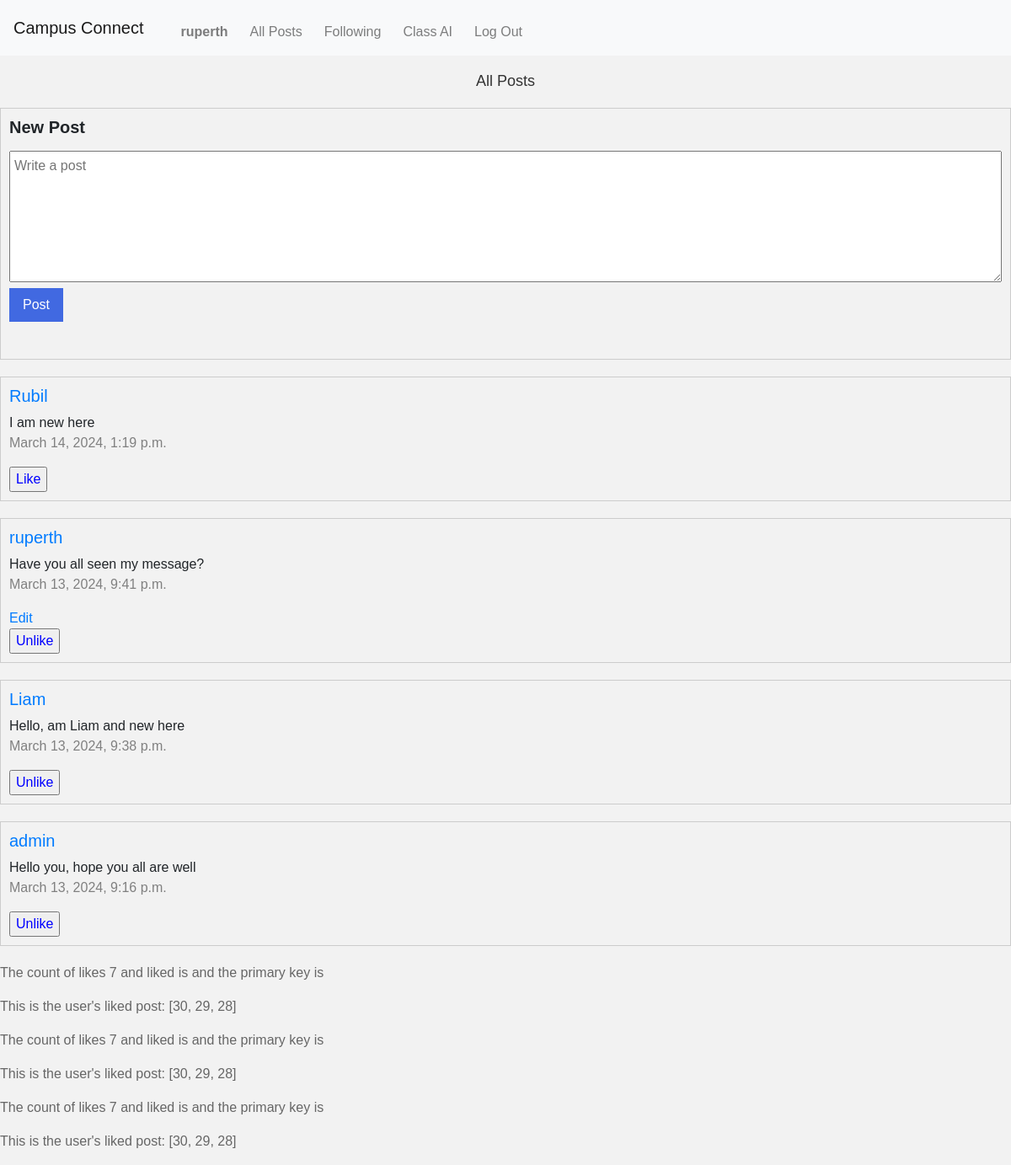
The app's page / (signed in) with its own data.
### network/models.py (models this page shows, shortened)
class User(AbstractUser):
    pass

class Post(models.Model):
    text = models.TextField(default='')
    user = models.ForeignKey(User, on_delete=models.CASCADE)
    created_at = models.DateTimeField(auto_now_add=True)

### network/views.py (the view)
# urls.py: path("", views.index, name="index"),
def index(request):
    if request.method == "POST":
        message = 'Character length must be more than 3!'
        new_post = request.POST["new_post"]
        d = datetime.now()
        posts = Post(text=new_post, user=request.user, created_at=d.strftime("%b %d, %Y, %I:%M %p"))
        if posts.is_content_valid() == False:
            return render(request, "network/index.html", {"message": message})
        posts.save()
        return redirect("index")
    else:
        posts = Post.objects.order_by("-created_at")
        likes = Like.objects.all()
        liked = Like.objects.filter(user_id=request.user.id)
        liked_post_ids = [like.post_id for like in liked]
        likes_count = likes.count()
        return render(request, "network/index.html", {"posts": posts, "likes_count": likes_count, "likes":likes, "liked_post_ids":liked_post_ids,})

### network/templates/network/index.html (shortened to what this page needs)
{% extends "network/layout.html" %}
{% load static %}
{% block body %}
    <div id="posts-form">
        <div id="heading-align"><h2>All Posts</h2></div>
        {% if user.is_authenticated %}
        <div id="new-posts">
            <form action="" method="post" id="postForm">
                <label><h5><strong>New Post</strong></h5></label><br>
                <textarea placeholder="Write a post" id="posts" rows="6" cols="80" name="new_post"></textarea><br>
                <input type="submit" id="btn-post" value="Post">
            </form><br>
        </div>
        {% endif %}
        <div>
            {% for post in posts %}
            <div id="new-posts">
                {% if user.is_authenticated %}
                    <a href="{% url 'profile' post.user.pk %}"><h5>{{post.user}}</h5></a>
                    {{post.text}}
                    <p class="date">{{post.created_at}}</p>
                    {% if post.user.username == user.username %}
                        <a href="{% url 'edit' post.pk %}">Edit</a>
                    {% endif %}
                    <form action="{% url 'like' post.pk %}" method="post" id="likes">
                            {% if post.id not in liked_post_ids %}
                            <input type="submit" value="Like" id="like-btn" class="follow-btn">
                            {% else %}
                            <input type="submit" value="Unlike" id="unlike-btn" class="follow-btn">
                            {% endif %}
                    </form>
                {% else %}
                <h5>{{post.user}}</h5><br>
                {{post.text}}
                <p class="date">{{post.created_at}}</p>
                {% endif %}
            </div>
            {% endfor %}
        </div>
    </div>
    {% for like in liked_post_ids%}
    <p> The count of likes {{likes_count}} and liked is {{like.post}} and the primary key is {{like.post.pk}} </p>
    <p>This is the user's liked post: {{liked_post_ids}}</p>
    {% endfor %}
{% endblock %}

### network/templates/network/layout.html (shortened to what this page needs)
{% load static %}
<!DOCTYPE html>
<html lang="en">
    <head>
        <link rel="stylesheet" href="https://stackpath.bootstrapcdn.com/bootstrap/4.4.1/css/bootstrap.min.css">
        <link href="{% static 'network/styles.css' %}" rel="stylesheet">
    </head>
    <body>
        <nav class="navbar navbar-expand-lg navbar-light bg-light">
            <a class="navbar-brand" href="#">Campus Connect</a>
            <div>
            <ul class="navbar-nav mr-auto">
                {% if user.is_authenticated %}
                    <li class="nav-item">
                        <a class="nav-link" href="{% url 'profile' user.pk %}"><strong>{{ user.username }}</strong></a>
                    </li>
                {% endif %}
                <li class="nav-item">
                  <a class="nav-link" href="{% url 'index' %}">All Posts</a>
                </li>
                {% if user.is_authenticated %}
                    <li class="nav-item">
                        <a class="nav-link" href="{% url 'following' %}">Following</a>
                    </li>
                    <li class="nav-item">
                        <a class="nav-link" href="{% url 'class_ai' %}">Class AI</a>
                    </li>
                    <li class="nav-item">
                        <a class="nav-link" href="{% url 'logout' %}">Log Out</a>
                    </li>
                {% endif %}
            </ul>
            </div>
        </nav>
        <div class="body">
            {% block body %}
            {% endblock %}
        </div>
    </body>
</html>

### network/static/network/styles.css (style rules this page uses)
body { font-family: Arial, sans-serif; background-color: #f2f2f2; }
h2 { font-size: 18px; color: #333; margin-bottom: 10px; }
p { color: #666; line-height: 1.5; }
ul, ol { color: #666; line-height: 1.5; list-style: disc; margin-left: 20px; margin-top: 10px; }
#new-posts { border: 1px solid #ccc; padding: 10px; margin-bottom: 20px; }
#postForm { margin-bottom: 10px; }
textarea { width: 100%; padding: 5px; }
#btn-post { color: #fff; background-color: royalblue; border: none; padding: 8px 16px; cursor: pointer; }
#posts-form { margin-bottom: 20px; }
#heading-align { text-align: center; margin-bottom: 20px; }
.follow-btn { color: blue; cursor: pointer; }
.navbar { background-color: #f8f9fa; }
.navbar-brand { color: #333; font-size: 20px; }
.navbar-nav .nav-link { color: #333; font-size: 16px; margin-right: 10px; }
.date { color: grey; }

### records on screen
User: username "ruperth"
Post: user "Rubil", text "I am new here", created_at "March 14, 2024, 1:19 p.m."
Post: user "ruperth", text "Have you all seen my message?", created_at "March 13, 2024, 9:41 p.m.", shows "Edit"
Post: user "Liam", text "Hello, am Liam and new here", created_at "March 13, 2024, 9:38 p.m."
Post: user "admin", text "Hello you, hope you all are well", created_at "March 13, 2024, 9:16 p.m."

### other values on screen
{{ likes_count }} "7" "7" "7"
{{ liked_post_ids }} "[30, 29, 28]" "[30, 29, 28]" "[30, 29, 28]"
